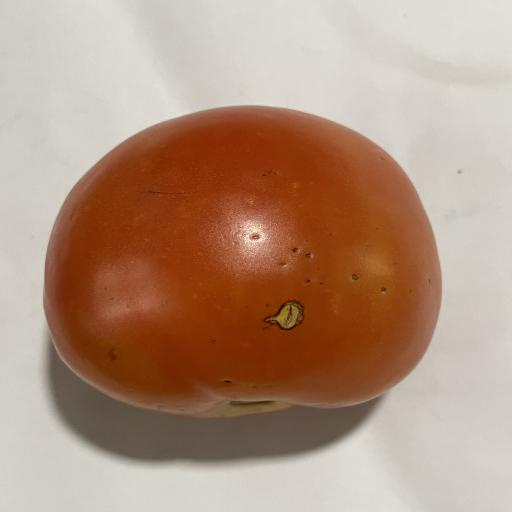
#> input picture tomatovision-ml/dataset/test/images/017BD85B-543D-4ADF-B96B-A2561A878EE1_JPG.rf.c9612bbcc161e32c4c06c350265edf1e.jpg, 512 x 512 px, given in place of media_1787075256134.png, which was not available
$ python test_bulletproof.py
#> lines starting #> are read from the running program, lines starting #| are printed output that depends on the picture; after the words box and inside, x2 and y2 are one past the last pixel; in counts of white or black regions, pixels touching at a corner belong together; pictures that were not available may be replaced by others from this repository, and a replacement may not be noted
import cv2
import numpy as np

def detect_tomatoes_perfect(img_bgr):
    h, w = img_bgr.shape[:2]
#> h = 432; w = 512
    img_area = float(w * h)
#> img_area = 221184

    hsv = cv2.cvtColor(img_bgr, cv2.COLOR_BGR2HSV)
#> hsv: shape (432, 512, 3); mean H, S, V 14.7, 106.3, 169.4
    h_chan, s_chan, v_chan = hsv[:, :, 0], hsv[:, :, 1], hsv[:, :, 2]

    # =========================================================================
    # STEP 1: CHECK FOR STANDALONE CLOSE-UP TOMATOES (1 - 4 BIG FRUITS)
    # A single tomato is a large, continuous round/oval object (Area > 3% of frame)
    # =========================================================================
    # Mask for all tomato colors (Red, Orange, Yellow, Green/Breaker)
    # Require S > 60, V > 45 to ignore white paper and pale backgrounds
    mask_tomato_all = (
        ((h_chan <= 15) | (h_chan >= 162)) & (s_chan > 60) & (v_chan > 45) | # Red
        ((h_chan > 15) & (h_chan <= 28)) & (s_chan > 70) & (v_chan > 50) |   # Orange
        ((h_chan > 28) & (h_chan <= 38)) & (s_chan > 70) & (v_chan > 50) |   # Yellow
        ((h_chan > 38) & (h_chan <= 58)) & (s_chan > 60) & (v_chan > 45)     # Green/Unripe
    ).astype(np.uint8) * 255
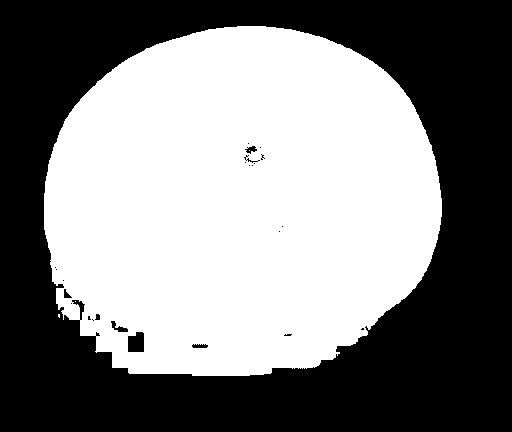
#> mask_tomato_all: shape (432, 512); 50.6% white; 25 black regions (17 under 20 px), largest, box (x1, y1, x2, y2) and area: (0, 0, 512, 432) 108640, (128, 332, 144, 352) 287, (111, 321, 128, 332) 79

    # Filter background
    mask_tomato_all[h_chan > 58] = 0
    mask_tomato_all[(h_chan >= 120) & (h_chan <= 165)] = 0
    mask_tomato_all[s_chan <= 45] = 0

    # Morphological closing to get clean complete solid fruits
    kernel_close_large = cv2.getStructuringElement(cv2.MORPH_ELLIPSE, (19, 19))
    solid_fruits_mask = cv2.morphologyEx(mask_tomato_all, cv2.MORPH_CLOSE, kernel_close_large)
#> solid_fruits_mask: shape (432, 512); 51% white; 1 black region, box (x1, y1, x2, y2) and area: (0, 0, 512, 432) 108275
    kernel_open = cv2.getStructuringElement(cv2.MORPH_ELLIPSE, (7, 7))
    solid_fruits_mask = cv2.morphologyEx(solid_fruits_mask, cv2.MORPH_OPEN, kernel_open)
#> solid_fruits_mask: shape (432, 512); 51% white; 1 black region

    contours_standalone, _ = cv2.findContours(solid_fruits_mask, cv2.RETR_EXTERNAL, cv2.CHAIN_APPROX_SIMPLE)
#> contours_standalone = 1 contour; box (x1, y1, x2, y2) and area: (44, 26, 442, 376) 112314

    large_standalone = []
    for c in contours_standalone:
        c_area = cv2.contourArea(c)
        if c_area > (0.025 * img_area): # Each fruit is > 2.5% of total image
            x, y, cw, ch = cv2.boundingRect(c)
            ar = float(cw) / ch if ch > 0 else 0
            perimeter = cv2.arcLength(c, True)
            circ = 4 * np.pi * (c_area / (perimeter * perimeter)) if perimeter > 0 else 0

            # Must be round/oval fruit (aspect ratio 0.5 - 2.0, circularity >= 0.25)
            # Rejects horizontal table strips (AR > 2.2) and thin bands (cw > 0.65*w and ch < 0.20*h)
            if 0.50 <= ar <= 2.0 and circ >= 0.25:
                if not (cw > 0.60 * w and ch < 0.20 * h):
                    large_standalone.append((c, x, y, cw, ch, c_area))
#> this loop made 1 pass
#> (c_area, x, y, cw, ch, ar, perimeter, circ) on pass 1: (112314, 44, 26, 398, 350, 1.14, 1288.2, 0.85)
#> after the loop, large_standalone = 1 item

    # Check Red/Orange seed density
    red_seeds = (
        ((h_chan <= 13) | (h_chan >= 165)) & (s_chan > 110) & (v_chan > 60) |
        ((h_chan > 13) & (h_chan <= 25)) & (s_chan > 125) & (v_chan > 65)
    ).astype(np.uint8) * 255
#> red_seeds: shape (432, 512); 43.3% white; 19 white regions (17 under 20 px), largest, box (x1, y1, x2, y2) and area: (46, 29, 438, 335) 95657, (252, 154, 259, 160) 27
    red_seed_count = cv2.countNonZero(red_seeds)
#> red_seed_count = 95727

    # IF THERE ARE 1 - 4 STANDALONE TOMATOES (AND NOT A MASSIVE MULTI-TOMATO CRATE/HEAP):
    # (A massive crate/heap has large_standalone covering a huge single blob or red_seed_count > 15000)
    if len(large_standalone) in [1, 2, 3, 4] and (len(large_standalone) == 1 or red_seed_count < 8000):
        segmented = []
        for _, x, y, cw, ch, _ in large_standalone:
            crop = img_bgr[y:y+ch, x:x+cw]
            if crop.size == 0:
                continue
            crop_hsv = cv2.cvtColor(crop, cv2.COLOR_BGR2HSV)
            mean_h = np.mean(crop_hsv[:, :, 0])
            gray_crop = cv2.cvtColor(crop, cv2.COLOR_BGR2GRAY)
            dark_spots = np.sum(gray_crop < 35) / float(gray_crop.size) if gray_crop.size > 0 else 0

            if dark_spots > 0.30:
                stage = "spoiled"
                conf = 0.92
            elif (mean_h <= 13 or mean_h >= 164):
                stage = "ripe"
                conf = 0.95
            elif 14 <= mean_h <= 26:
                stage = "overripe"
                conf = 0.92
            elif 27 <= mean_h <= 58:
                stage = "unripe"
                conf = 0.94
            else:
                stage = "ripe"
                conf = 0.88

            segmented.append({
                "class_name": stage,
                "confidence": conf,
                "box": [float(x), float(y), float(x + cw), float(y + ch)]
            })
#> this loop made 1 pass
#> (x, y, cw, ch, mean_h, dark_spots, stage, conf) on pass 1: (44, 26, 398, 350, 12.37, 0.000546, 'ripe', 0.95)
#> after the loop, segmented = 1 item
        return "SINGLE/CLOSEUP MODE", segmented

    # =========================================================================
    # STEP 2: DENSE CRATE / MARKET TOMATO HEAP MODE
    # Find the tight Tomato Heap ROI using high-saturation Red/Orange seeds
    # STRICTLY EXCLUDES green chilies on the side, cucumbers, and ground floor!
    # =========================================================================
    kernel_seed = cv2.getStructuringElement(cv2.MORPH_RECT, (15, 15))
    dilated_red = cv2.dilate(red_seeds, kernel_seed, iterations=2)
    c_list, _ = cv2.findContours(dilated_red, cv2.RETR_EXTERNAL, cv2.CHAIN_APPROX_SIMPLE)

    if not c_list:
        return "NO TOMATOES", []

    valid_c = [c for c in c_list if cv2.contourArea(c) > 2000]
    if not valid_c:
        valid_c = c_list

    main_c = max(valid_c, key=cv2.contourArea)
    rx, ry, rw, rh = cv2.boundingRect(main_c)

    # TIGHT Bounding Box (Do not expand into surrounding chilies!)
    rx1, ry1 = max(0, rx), max(0, ry)
    rx2, ry2 = min(w, rx + rw), min(h, ry + rh)

    # Segment only inside this isolated Tomato Heap ROI
    roi_hsv = hsv[ry1:ry2, rx1:rx2]
    roi_h, roi_s, roi_v = roi_hsv[:, :, 0], roi_hsv[:, :, 1], roi_hsv[:, :, 2]

    roi_red1 = (roi_h <= 14) & (roi_s > 80) & (roi_v > 50)
    roi_red2 = (roi_h >= 164) & (roi_s > 80) & (roi_v > 50)
    roi_orange = (roi_h > 14) & (roi_h <= 26) & (roi_s > 90) & (roi_v > 55)
    roi_yellow = (roi_h > 26) & (roi_h <= 36) & (roi_s > 90) & (roi_v > 55)
    # Only allow unripe tomatoes INSIDE the heap with roundness and high value
    roi_unripe = (roi_h > 36) & (roi_h <= 50) & (roi_s > 80) & (roi_v > 55)

    roi_mask = (roi_red1 | roi_red2 | roi_orange | roi_yellow | roi_unripe).astype(np.uint8) * 255
    clean_roi = cv2.morphologyEx(roi_mask, cv2.MORPH_OPEN, cv2.getStructuringElement(cv2.MORPH_ELLIPSE, (3, 3)))
    dist = cv2.distanceTransform(clean_roi, cv2.DIST_L2, 5)

    if dist.max() == 0:
        return "EMPTY", []

    # Dynamic Peak Window: based on crate tomato scale (avg 18-24px)
    kernel_peak = cv2.getStructuringElement(cv2.MORPH_ELLIPSE, (21, 21))
    dilated = cv2.dilate(dist, kernel_peak)
    local_max = (dist == dilated) & (dist > 4.5) & (dist > 0.08 * dist.max())

    num_labels, _, stats, centroids = cv2.connectedComponentsWithStats(local_max.astype(np.uint8))

    raw_centers = []
    for i in range(1, num_labels):
        cx, cy = centroids[i]
        d_val = dist[int(cy), int(cx)]
        raw_centers.append((cx, cy, d_val))

    raw_centers.sort(key=lambda x: x[2], reverse=True)

    suppressed = []
    min_dist_sq = 15.0 ** 2

    for c in raw_centers:
        cx, cy, d_val = c
        too_close = False
        for s in suppressed:
            if ((cx - s[0])**2 + (cy - s[1])**2) < min_dist_sq:
                too_close = True
                break
        if not too_close:
            suppressed.append((cx, cy, d_val))

    segmented = []
    for cx, cy, d_val in suppressed:
        r = int(d_val * 1.65)
        r = max(10, min(36, r))

        gx1 = max(0, int(rx1 + cx - r))
        gy1 = max(0, int(ry1 + cy - r))
        gx2 = min(w, int(rx1 + cx + r))
        gy2 = min(h, int(ry1 + cy + r))

        crop = img_bgr[gy1:gy2, gx1:gx2]
        if crop.size == 0:
            continue

        crop_hsv = cv2.cvtColor(crop, cv2.COLOR_BGR2HSV)
        mean_h = np.mean(crop_hsv[:, :, 0])
        gray_crop = cv2.cvtColor(crop, cv2.COLOR_BGR2GRAY)
        dark_spots = np.sum(gray_crop < 35) / float(gray_crop.size) if gray_crop.size > 0 else 0

        if dark_spots > 0.28:
            stage = "spoiled"
            conf = 0.92
        elif (mean_h <= 13 or mean_h >= 164):
            stage = "ripe"
            conf = 0.95
        elif 14 <= mean_h <= 26:
            stage = "overripe"
            conf = 0.92
        elif 27 <= mean_h <= 55:
            stage = "unripe"
            conf = 0.93
        else:
            stage = "ripe"
            conf = 0.88

        segmented.append({
            "class_name": stage,
            "confidence": conf,
            "box": [float(gx1), float(gy1), float(gx2), float(gy2)]
        })

    return "HEAP/CRATE MODE", segmented

print("TEST 1: Single Green Tomato on Paper (media_1787075256134.png viewfinder):")
img_g = cv2.imread(r"C:\Users\Waruna\.gemini\antigravity\brain\d72fea25-187d-4266-99c6-341a7dceced8\.user_uploaded\media_1787075256134.png")[80:550, :]
mode1, res1 = detect_tomatoes_perfect(img_g)
#> mode1 = 'SINGLE/CLOSEUP MODE'; res1 = 1 item
print(f"  {mode1} -> Total: {len(res1)}, Classes: {[r['class_name'] for r in res1]}")
#|   SINGLE/CLOSEUP MODE -> Total: 1, Classes: ['ripe']

print("\nTEST 2: Market Stall Photo (media_1787075584775.jpg):")
img_m = cv2.imread(r"C:\Users\Waruna\.gemini\antigravity\brain\d72fea25-187d-4266-99c6-341a7dceced8\.user_uploaded\media_1787075584775.jpg")
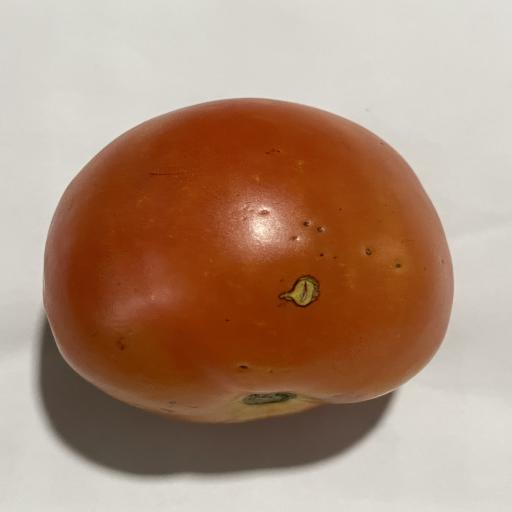
#> input picture tomatovision-ml/dataset/test/images/06538A22-92D6-4AE1-A23C-061087898740_JPG.rf.2079ef0b6e2a56e9522f5a8001acb51c.jpg, 512 x 512 px, given in place of media_1787075584775.jpg, which was not available
#> img_m is the input picture: shape (512, 512, 3); mean B, G, R 121.1, 141.9, 173.2
mode2, res2 = detect_tomatoes_perfect(img_m)
#> in detect_tomatoes_perfect (call 2), `hsv = cv2.cvtColor(img_bgr, cv2.COLOR_BGR2HSV)`: hsv: shape (512, 512, 3); mean H, S, V 16.3, 96.3, 173.2
#> in detect_tomatoes_perfect (call 2), `mask_tomato_all = ( ((h_chan <= 15) | (h_chan >= 162)) & (s_chan > 60)..`: mask_tomato_all: shape (512, 512); 47.1% white; 2 white regions, box (x1, y1, x2, y2) and area: (43, 98, 453, 471) 123451, (144, 464, 160, 470) 94
#> in detect_tomatoes_perfect (call 2), `solid_fruits_mask = cv2.morphologyEx(mask_tomato_all, cv2.MORPH_CLOSE,..`: solid_fruits_mask: shape (512, 512); 47.4% white; 1 white region, box (x1, y1, x2, y2) and area: (43, 98, 453, 471) 124364
#> in detect_tomatoes_perfect (call 2), `solid_fruits_mask = cv2.morphologyEx(solid_fruits_mask, cv2.MORPH_OPEN..`: solid_fruits_mask: shape (512, 512); 47.4% white; 1 white region
#> in detect_tomatoes_perfect (call 2), `contours_standalone, _ = cv2.findContours(solid_fruits_mask, cv2.RETR_..`: contours_standalone = 1 contour; box (x1, y1, x2, y2) and area: (43, 98, 453, 471) 123748
#> the loop in detect_tomatoes_perfect (call 2), `for c in contours_standalone:` made 1 pass
#> (c_area, x, y, cw, ch, ar, perimeter, circ) on pass 1: (123747.5, 43, 98, 410, 373, 1.1, 1367.5, 0.832)
#> in detect_tomatoes_perfect (call 2), `red_seeds = ( ((h_chan <= 13) | (h_chan >= 165)) & (s_chan > 110) & (v..`: red_seeds: shape (512, 512); 38.8% white; 17 white regions (14 under 20 px), largest, box (x1, y1, x2, y2) and area: (47, 101, 445, 427) 101526, (258, 210, 270, 216) 41, (336, 403, 352, 406) 28
#> in detect_tomatoes_perfect (call 2), `red_seed_count = cv2.countNonZero(red_seeds)`: red_seed_count = 101632
#> the loop in detect_tomatoes_perfect (call 2), `for _, x, y, cw, ch, _ in large_standalone:` made 1 pass
#> (x, y, cw, ch, mean_h, dark_spots, stage, conf) on pass 1: (43, 98, 410, 373, 12.71, 0.000497, 'ripe', 0.95)
#> pass 1, in detect_tomatoes_perfect (call 2), `gray_crop = cv2.cvtColor(crop, cv2.COLOR_BGR2GRAY)`:
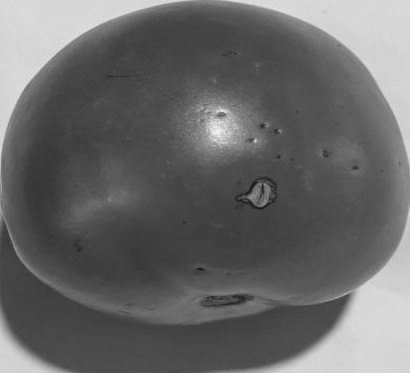
#> gray_crop: shape (373, 410); min 16, max 245, mean 104.3
#> mode2 = 'SINGLE/CLOSEUP MODE'; res2 = 1 item
print(f"  {mode2} -> Total: {len(res2)}, Counts: Ripe={sum(1 for r in res2 if r['class_name']=='ripe')}, Unripe={sum(1 for r in res2 if r['class_name']=='unripe')}, Overripe={sum(1 for r in res2 if r['class_name']=='overripe')}, Spoiled={sum(1 for r in res2 if r['class_name']=='spoiled')}")
#|   SINGLE/CLOSEUP MODE -> Total: 1, Counts: Ripe=1, Unripe=0, Overripe=0, Spoiled=0

print("\nTEST 3: Crate Photo (media_1787066931244.png):")
img_c = cv2.imread(r"C:\Users\Waruna\.gemini\antigravity\brain\d72fea25-187d-4266-99c6-341a7dceced8\.user_uploaded\media_1787066931244.png")
mode3, res3 = detect_tomatoes_perfect(img_c)
#> mode3 = 'SINGLE/CLOSEUP MODE'; res3 = 1 item
print(f"  {mode3} -> Total: {len(res3)}, Counts: Ripe={sum(1 for r in res3 if r['class_name']=='ripe')}, Unripe={sum(1 for r in res3 if r['class_name']=='unripe')}, Overripe={sum(1 for r in res3 if r['class_name']=='overripe')}, Spoiled={sum(1 for r in res3 if r['class_name']=='spoiled')}")
#|   SINGLE/CLOSEUP MODE -> Total: 1, Counts: Ripe=1, Unripe=0, Overripe=0, Spoiled=0

print("\nTEST 4: Close-Up Ripe Tomato (test_tomatoes.jpg):")
img_s = cv2.imread(r"d:\project\TomatoVision\tomatovision-ml\test_images\test_tomatoes.jpg")
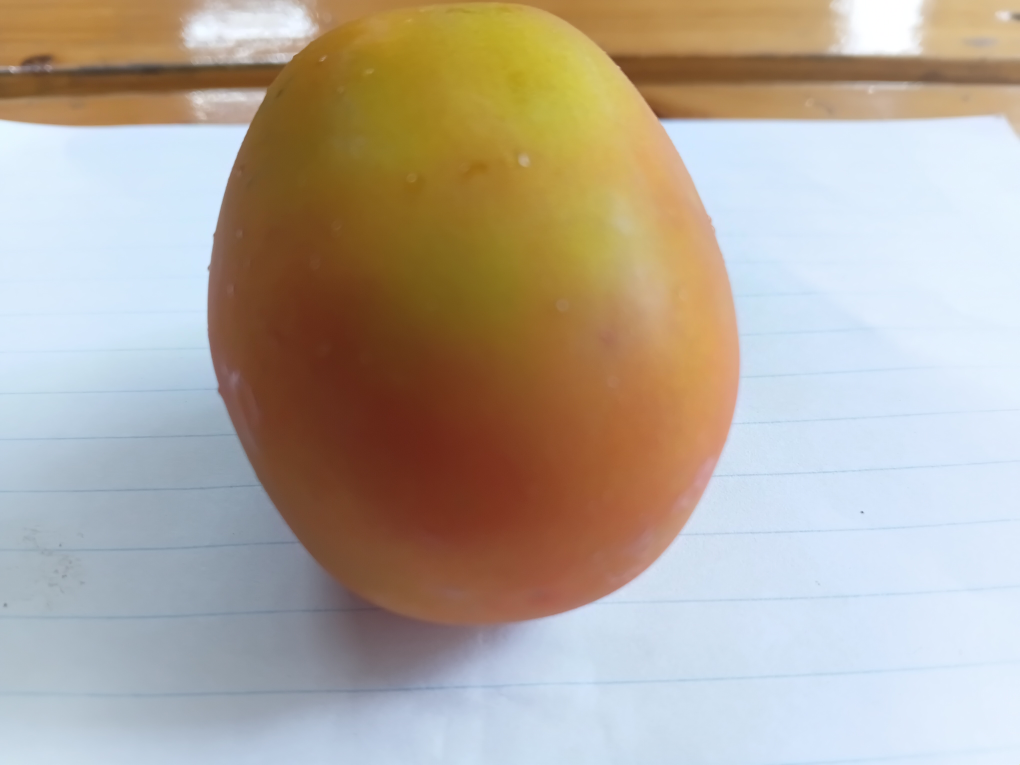
#> input picture tomatovision-ml/test_images/test_tomatoes.jpg, 4080 x 3060 px, found by its file name (shown at 1/4 size)
#> img_s is the input picture: shape (3060, 4080, 3); mean B, G, R 156.4, 168.9, 179.1
mode4, res4 = detect_tomatoes_perfect(img_s)
#> in detect_tomatoes_perfect (call 4), `hsv = cv2.cvtColor(img_bgr, cv2.COLOR_BGR2HSV)`: hsv: shape (3060, 4080, 3); mean H, S, V 66.4, 87.6, 196.5
#> in detect_tomatoes_perfect (call 4), `mask_tomato_all = ( ((h_chan <= 15) | (h_chan >= 162)) & (s_chan > 60)..`: mask_tomato_all: shape (3060, 4080); 42.3% white; 110 white regions (100 under 20 px), largest, box (x1, y1, x2, y2) and area: (0, 0, 4080, 2508) 5274845, (4038, 456, 4064, 474) 147, (4054, 374, 4080, 380) 112
#> in detect_tomatoes_perfect (call 4), `mask_tomato_all[h_chan > 58] = 0`: mask_tomato_all: shape (3060, 4080); 42.2% white; 79 white regions (69 under 20 px), largest, box (x1, y1, x2, y2) and area: (0, 0, 4080, 2506) 5268134, (4038, 456, 4064, 474) 147, (4054, 374, 4080, 380) 112
#> in detect_tomatoes_perfect (call 4), `solid_fruits_mask = cv2.morphologyEx(mask_tomato_all, cv2.MORPH_CLOSE,..`: solid_fruits_mask: shape (3060, 4080); 42.3% white; 3 white regions (1 under 20 px), largest, box (x1, y1, x2, y2) and area: (0, 0, 4080, 2506) 5280459, (4076, 440, 4080, 448) 30
#> in detect_tomatoes_perfect (call 4), `solid_fruits_mask = cv2.morphologyEx(solid_fruits_mask, cv2.MORPH_OPEN..`: solid_fruits_mask: shape (3060, 4080); 42.3% white; 4 white regions
#> in detect_tomatoes_perfect (call 4), `contours_standalone, _ = cv2.findContours(solid_fruits_mask, cv2.RETR_..`: contours_standalone = 4 contours, 1 with area under 20; largest, box (x1, y1, x2, y2) and area: (0, 0, 4080, 2506) 5295924, (4040, 457, 4055, 471) 96, (4067, 473, 4080, 482) 62
#> the loop in detect_tomatoes_perfect (call 4), `for c in contours_standalone:` made 4 passes
#> (c_area, x, y, cw, ch, ar, perimeter, circ) on pass 4: (5295924, 0, 0, 4080, 2506, 1.63, 15309.1, 0.284)
#> c_area on passes 1 to 2: 62.5, 96
#> in detect_tomatoes_perfect (call 4), `red_seeds = ( ((h_chan <= 13) | (h_chan >= 165)) & (s_chan > 110) & (v..`:
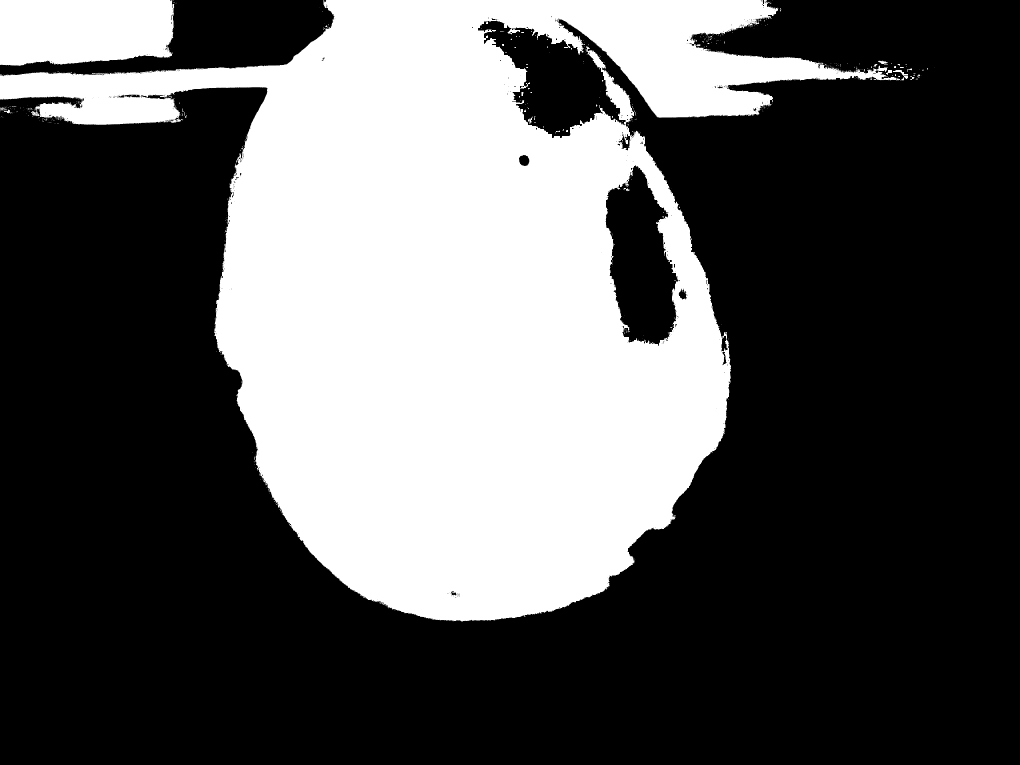
#> red_seeds: shape (3060, 4080) (shown at 1/4 size); 34.4% white; 893 white regions (829 under 20 px), largest, box (x1, y1, x2, y2) and area: (0, 0, 3605, 2486) 4121811, (0, 0, 698, 263) 168076, (3572, 280, 3632, 316) 608
#> in detect_tomatoes_perfect (call 4), `red_seed_count = cv2.countNonZero(red_seeds)`: red_seed_count = 4296905
#> the loop in detect_tomatoes_perfect (call 4), `for _, x, y, cw, ch, _ in large_standalone:` made 1 pass
#> (x, y, cw, ch, mean_h, dark_spots, stage, conf) on pass 1: (0, 0, 4080, 2506, 57.12, 0, 'unripe', 0.94)
#> pass 1, in detect_tomatoes_perfect (call 4), `crop = img_bgr[y:y+ch, x:x+cw]`:
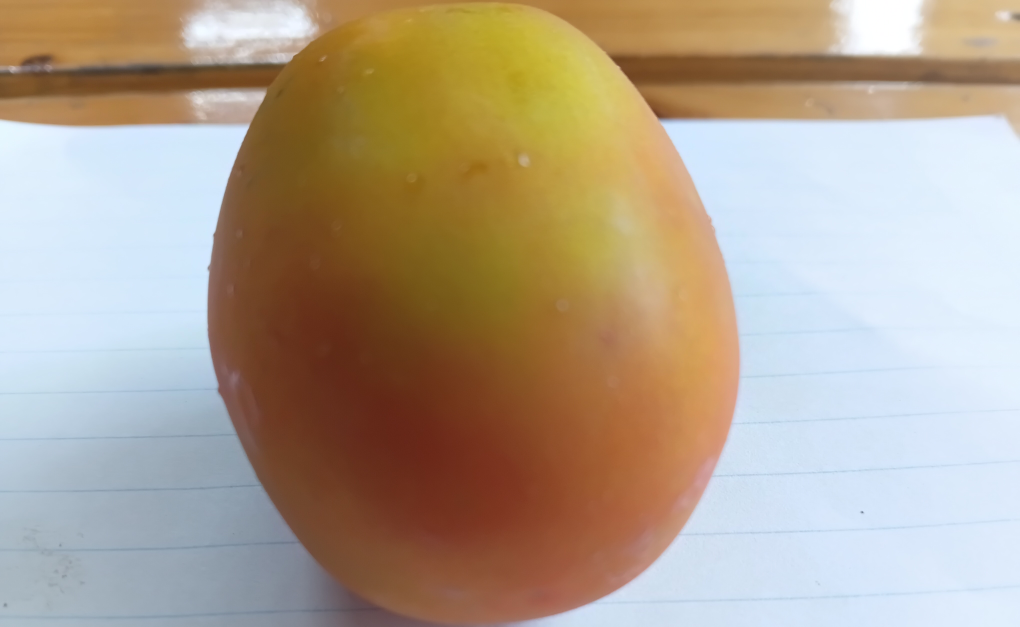
#> crop: shape (2506, 4080, 3) (shown at 1/4 size); mean B, G, R 142.9, 161.7, 177.1
#> pass 1, in detect_tomatoes_perfect (call 4), `gray_crop = cv2.cvtColor(crop, cv2.COLOR_BGR2GRAY)`:
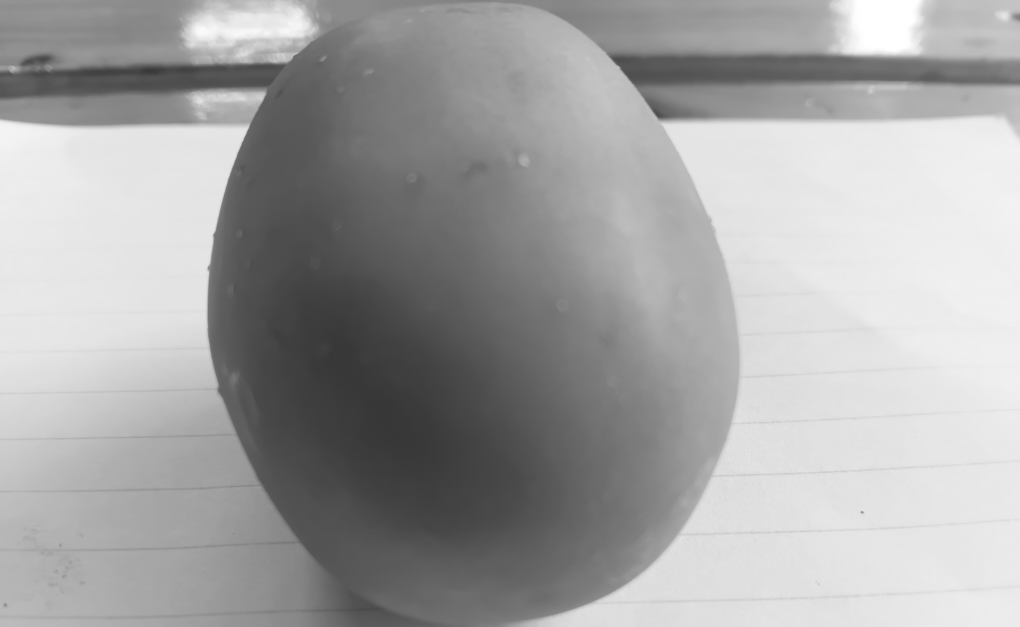
#> gray_crop: shape (2506, 4080) (shown at 1/4 size); min 47, max 255, mean 164.2
#> mode4 = 'SINGLE/CLOSEUP MODE'; res4 = 1 item
print(f"  {mode4} -> Total: {len(res4)}, Classes: {[r['class_name'] for r in res4]}")
#|   SINGLE/CLOSEUP MODE -> Total: 1, Classes: ['unripe']
